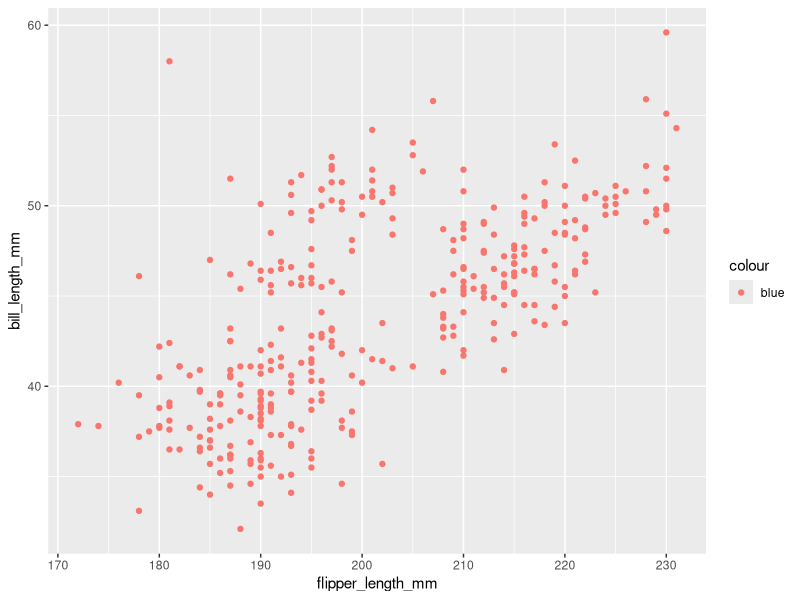
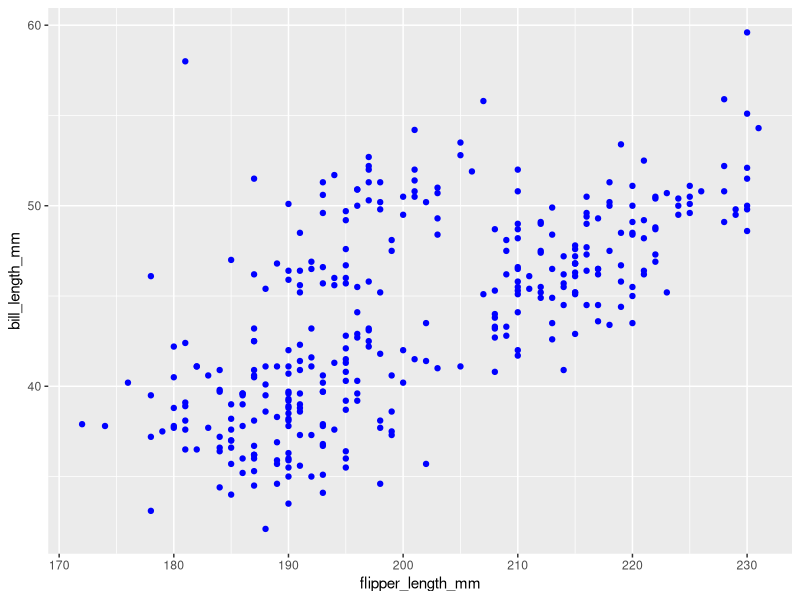
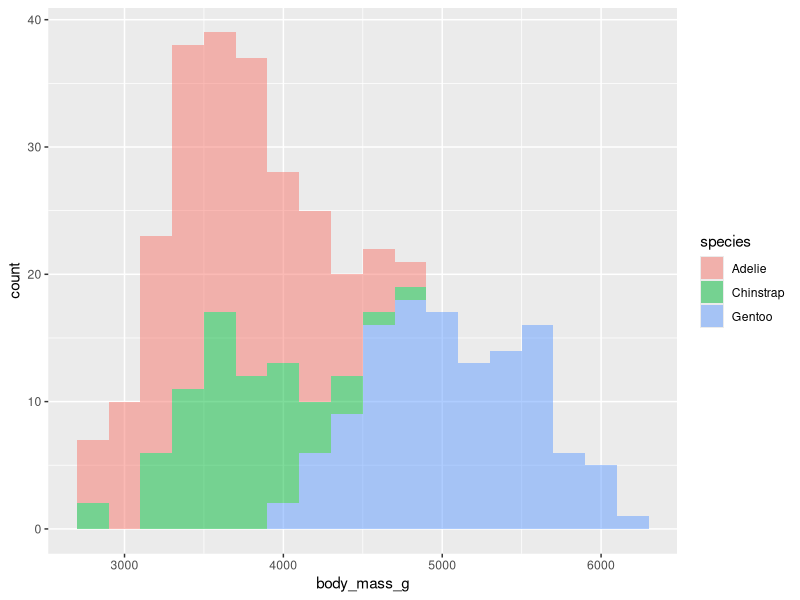
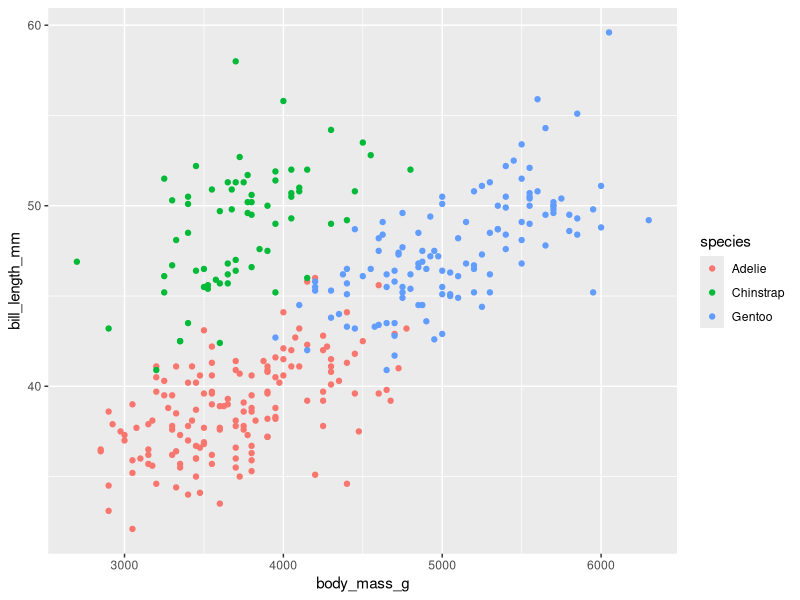
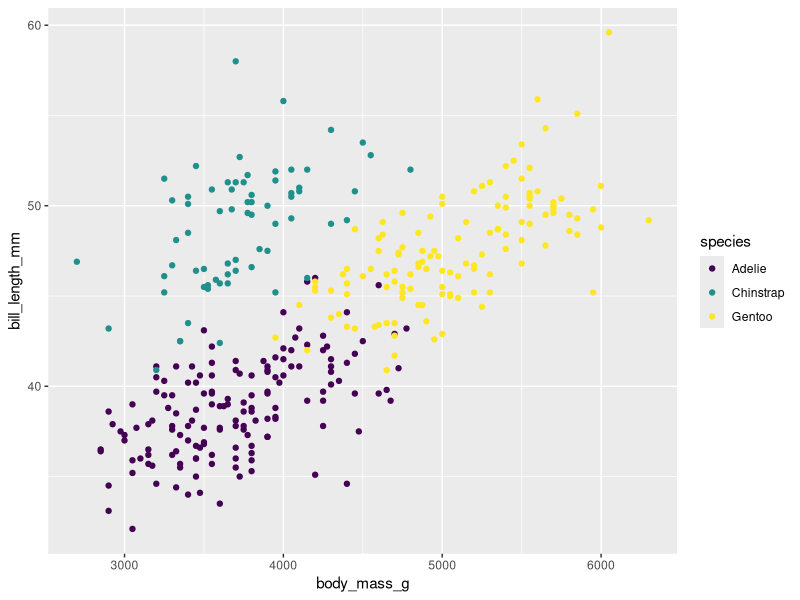

These figures' R source, in order:
## ---- chunk 1
#| label: load-packages
#| warning: false


library(tidyverse)
library(palmerpenguins) #The data set name is penguins
## ---- chunk 2
#| label: glimpse

glimpse(penguins)

## ---- chunk 3
#| label: warm-up-2

penguins |>
  ggplot(
    aes(x = flipper_length_mm, y = bill_length_mm, color = "blue")
  ) + 
  geom_point()


## ---- chunk 4
#| label: warm-up-2a

penguins |>
  ggplot(
    aes(x = flipper_length_mm, y = bill_length_mm)
  ) + 
  geom_point(color = "blue")


## ---- chunk 5
#| label: histogram-weight-species

penguins |>
  ggplot( 
       aes(x = body_mass_g, fill = species )) +
       geom_histogram(binwidth = 200, alpha = .5)

## ---- chunk 6
#| label: scatterplot

# insert code here

## ---- chunk 7
#| label: boxplot-weight-species

# insert code here
## ---- chunk 8
#| label: color-demo

p <- penguins |> 
  ggplot(
    aes(x = body_mass_g, y = bill_length_mm , color = species)
  ) + 
    geom_point() 


p

p + scale_colour_viridis_d()

## ---- chunk 9
#| label: recreate

# insert code here


## ---- chunk 10
#| label: on-your-own

